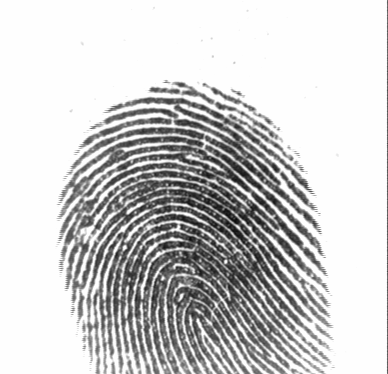
%> input picture MATLAB Programs/Fingerprint_Processing_Minutiae_Extraction/106_4.tif, 388 x 374 px
$ octave main_for_nomalize.m   (GNU Octave 9; MATLAB toolbox functions it lacks are replaced by stand-ins)
%> lines starting %> are read from the running program, lines starting %| are printed output that depends on the picture; in (x1, y1, x2, y2) boxes, pixels count from 0 and x2, y2 are one past the last pixel; in counts of white or black regions, pixels touching at a corner belong together; the program's own positions count from 1
### MATLAB Programs/Fingerprint_Processing_Minutiae_Extraction/segment_by_Mehtre.m
% Coded by tanjarul26@gmail.com

% Code based on [(Mehtre, 1993) Mehtre, M. (1993), Fingerprint image analysis for automatic identification,
% Machine Vision and Applications, 124-139.]

% This function takes gray image
% and returns segmented image with background marked as 'black'

% The inputs : I_in             - the input image (grayscale)
%       `      block_size       - the block of BxB
%              Width    - the scaning width
%              treshold - the treshold size
%              ScaleX   - scaling rows
%              ScaleY   - scaling column
%
% The output is:
%       `      I_out                  - the segmented output
%              I_Foreground_Pixels    - the pixel decided as foreground
%                                       marked as 1, background as 0
%              IMG_MEAN               - mean of Image
%              IMG_VAR                - variance of Image
%**************************************************************
function [I_out, I_Foreground_Pixels, IMG_MEAN, IMG_VAR] = segment_by_Mehtre (I_in,block_size)
%% Load
I=I_in;
B=block_size;
[m,n]=size(I);
I_out = uint8(zeros(m,n));
I_Foreground_Pixels = false(m,n);

%% Global Variance of Image
IMG_MEAN=sum(I(:))/(m*n);
% display(ImgMean);
TotalDiff=(I-IMG_MEAN).^2;
TotalSum=sum(TotalDiff(:));
nele=(m*n)-1;
IMG_VAR=TotalSum/nele;

%% THRESHOLD
THRESHOLD = IMG_VAR
THRESHOLD = 50


%% Local Variance of block NxN
% block Mean
BlockMean = zeros(int64(m/B), int64(n/B));
BlockVar = zeros(int64(m/B), int64(n/B));

rowResidue=mod(m,B);
gap_to_forward_row = rowResidue;
colResidue=mod(n,B);
gap_to_forward_col = colResidue;
a=1;
for i=1:B:m-B+1  % 1, 11, 21, ....., 471
    b=1;
    for j=1:B:n-B+1
        block_NxN = I(i:i+B-1,j:j+B-1);
%         fprintf('[%d - %d] ------[%d - %d]\n', i,(i+B-1),j,(j+B-1))
        BlockMean(a,b)=sum(block_NxN(:))/(B*B);
        Total_Diff=(block_NxN-BlockMean(a,b)).^2;
        Total_Sum=sum(Total_Diff(:));
        nele=(B*B)-1;
        BlockVar(a,b)=Total_Sum/nele;
        %---------------->>   <<--------important,why 50---------------------
        if(BlockVar(a,b)<THRESHOLD)  % Background      % here 50 is represented as IMG_VAR of image
            I_out(i:i+B-1,j:j+B-1) = zeros(B,B);
        else                        % Foreground
            I_out(i:i+B-1,j:j+B-1) = I(i:i+B-1,j:j+B-1);
            I_Foreground_Pixels(i:i+B-1,j:j+B-1) = true;
        end
        b=b+1;
    end
    % For Residue Col Part (374%10)=4
    if colResidue>0
        j=j+gap_to_forward_col;
        block_NxN = I(i:i+B-1,j:j+B-1);
%         fprintf('[%d - %d] ------[%d - %d]\n', i,(i+B-1),j,(j+B-1))
        tmpBlockMean=sum(block_NxN(:))/(B*B);
        Total_Diff=(block_NxN-tmpBlockMean).^2;
        Total_Sum=sum(Total_Diff(:));
        nele=(B*B)-1;
        tmpBlockVar=Total_Sum/nele;
        %---------------->>   <<--------important,why 50---------------------
        if(tmpBlockVar<THRESHOLD)  % Background      % here 50 is represented as IMG_VAR of image
            I_out(i:i+B-1,j:j+B-1) = zeros(B,B);
        else                        % Foreground
            I_out(i:i+B-1,j:j+B-1) = I(i:i+B-1,j:j+B-1);
            I_Foreground_Pixels(i:i+B-1,j:j+B-1) = false; % Externally forced to FALSE
        end
    end
    a=a+1;
end

%% For Residue Row Part (388%10)=8
if rowResidue>0
    i=i+gap_to_forward_row;
    b=1;
    for j=1:B:n-B+1
        block_NxN = I(i:i+B-1,j:j+B-1);
%         fprintf('[%d - %d] ------[%d - %d]\n', i,(i+B-1),j,(j+B-1))
        tmpBlockMean=sum(block_NxN(:))/(B*B);
        Total_Diff=(block_NxN-tmpBlockMean).^2;
        Total_Sum=sum(Total_Diff(:));
        nele=(B*B)-1;
        tmpBlockVar=Total_Sum/nele;
        %---------------->>   <<--------important,why 50---------------------
        if(tmpBlockVar<THRESHOLD)  % Background      % here 50 is represented as IMG_VAR of image
            I_out(i:i+B-1,j:j+B-1) = zeros(B,B);
        else                        % Foreground
            I_out(i:i+B-1,j:j+B-1) = I(i:i+B-1,j:j+B-1);
            I_Foreground_Pixels(i:i+B-1,j:j+B-1) = true;
        end
        b=b+1;
    end
    % For Residue Col Part (374%10)=4
    if colResidue>0
        j=j+gap_to_forward_col;
                block_NxN = I(i:i+B-1,j:j+B-1);
%         fprintf('[%d - %d] ------[%d - %d]\n', i,(i+B-1),j,(j+B-1))
        tmpBlockMean=sum(block_NxN(:))/(B*B);
        Total_Diff=(block_NxN-tmpBlockMean).^2;
        Total_Sum=sum(Total_Diff(:));
        nele=(B*B)-1;
        tmpBlockVar=Total_Sum/nele;
        %---------------->>   <<--------important,why 50---------------------
        if(tmpBlockVar<THRESHOLD)  % Background      % here 50 is represented as IMG_VAR of image
            I_out(i:i+B-1,j:j+B-1) = zeros(B,B);
        else                        % Foreground
            I_out(i:i+B-1,j:j+B-1) = I(i:i+B-1,j:j+B-1);
            I_Foreground_Pixels(i:i+B-1,j:j+B-1) = false;  % Externally forced to FALSE
        end
    end

end

### MATLAB Programs/Fingerprint_Processing_Minutiae_Extraction/normalize_by_Hong.m
% Hong, Wan and Jain, 1998

% This function make sure that every fingerprint have the same
% statistics. we choose that evry fingerprint will have a mean
% of zero and a variance of one.

% The inputs are : I         - the image
%       `          Mean0     - desired mean
%                  Variance0 - desired variance

% The output is: I3 - normelised image

%**************************************************************

function [ I2 ] = normalize_by_Hong ( I , Mean0 , Variance0 )

%**************************************************************
% getting matrixes parameters

[m,n] = size( I ) ;

%**************************************************************
% normalasing the fingerprint

% changing into vector
I1 = double(reshape(I,1,m*n)) ;

% find the original mean and variance
% Global Mean of Image
Mean1=sum(double(I(:)))/(m*n);
% Global Variance of Image
TotalDiff=(double(I-Mean1)).^2;
TotalSum=sum(TotalDiff(:));
nele=(m*n)-1;
Variance1=TotalSum/nele;


for i = 1:1:m*n
    if ( I1(i) > Mean1 )
        I1(i) = Mean0 + sqrt( Variance0/Variance1 * (I1(i) - Mean1)^2 ) ;
    else
        I1(i) = Mean0 - sqrt( Variance0/Variance1 * (I1(i) - Mean1)^2 ) ;
    end ;
end ;

%**************************************************************
% the normalised fingerprint

I2 = reshape( I1 , m , n ) ;

### MATLAB Programs/Fingerprint_Processing_Minutiae_Extraction/main_for_nomalize.m
%%
clear all, close all, clc

% I=imread('fp.bmp');
I=imread('106_4.tif');
%> I is the input picture: size 374x388 uint8; min 8, max 254, mean 204.4
% I=imread('108_2.tif');
[m,n]=size(I);
%> m = 374; n = 388
% imshow(I) ;
FigTitles={'Original', 'Foreground Pixels', 'Foreground Pixels After Closing', 'Complete Segmented', 'Binarized', 'Skeletonned','Preprocessed'};
%% Segmentation [mine]
[I_Segmented,I_Foreground_Pixels, IMG_MEAN, IMG_VAR]=segment_by_Mehtre(I,10);
%> in segment_by_Mehtre, `IMG_MEAN=sum(I(:))/(m*n);`: IMG_MEAN = 204.4
%> in segment_by_Mehtre, `TotalDiff=(I-IMG_MEAN).^2;`:
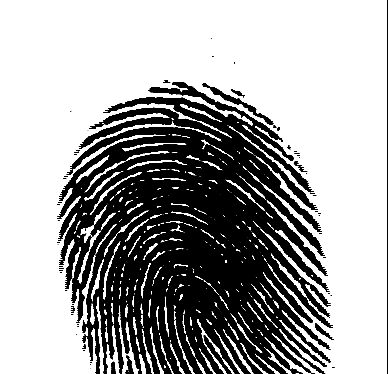
%> TotalDiff: size 374x388 uint8; min 0, max 255, mean 164.9
%> in segment_by_Mehtre, `TotalSum=sum(TotalDiff(:));`: TotalSum = 23929203
%> in segment_by_Mehtre, `IMG_VAR=TotalSum/nele;`: IMG_VAR = 164.9
%> the loop in segment_by_Mehtre, `for i=1:B:m-B+1` made 37 passes
%> (tmpBlockMean, Total_Sum, tmpBlockVar) on passes 1 to 12: (238.5, 19503, 197), (238.5, 19400, 196), (238.7, 19563, 197.6), (238.1, 21774, 219.9), (238.3, 21911, 221.3), (238.6, 19391, 195.9), (238.2, 21945, 221.7), (237.6, 21618, 218.4), (238, 21794, 220.1), (237.1, 21525, 217.4), (237.8, 21724, 219.4), (237.8, 21648, 218.7)
%> after the loop in segment_by_Mehtre, `for i=1:B:m-B+1`:
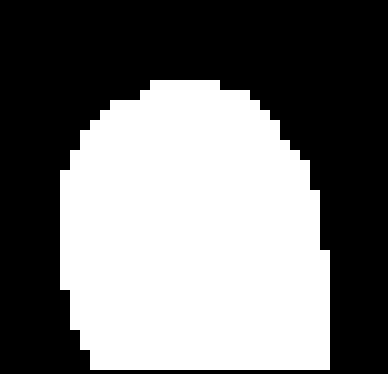
%> I_Foreground_Pixels: size 374x388 logical; 46.4% white; 1 white region, box (x1, y1, x2, y2) and area: (60, 80, 330, 370) 67300
%> after the loop in segment_by_Mehtre, `for i=1:B:m-B+1`:
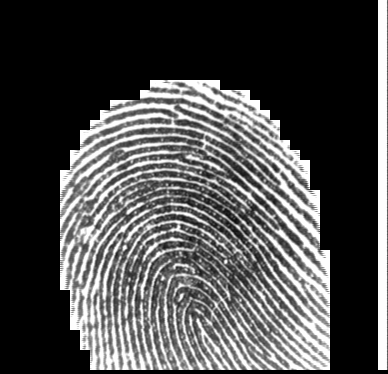
%> I_out: size 374x388 uint8; min 0, max 254, mean 75.2
%> the loop in segment_by_Mehtre, `for j=1:B:n-B+1` made 38 passes
%> (tmpBlockMean, Total_Sum, tmpBlockVar) on passes 1 to 12: (254, 0, 0), (254, 0, 0), (254, 0, 0), (254, 0, 0), (254, 0, 0), (254, 0, 0), (254, 0, 0), (254, 0, 0), (253.4, 96, 0.97), (214.8, 14141, 142.8), (224, 15009, 151.6), (204.8, 12486, 126.1)
%> after the loop in segment_by_Mehtre, `for j=1:B:n-B+1`:
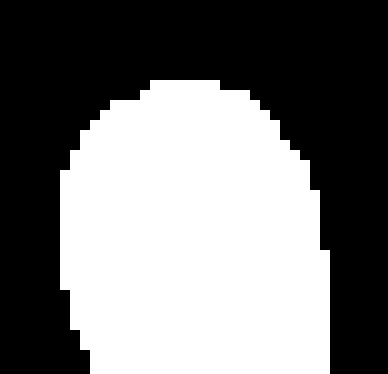
%> I_Foreground_Pixels: size 374x388 logical; 47% white; 1 white region, box (x1, y1, x2, y2) and area: (60, 80, 330, 374) 68260
%> after the loop in segment_by_Mehtre, `for j=1:B:n-B+1`:
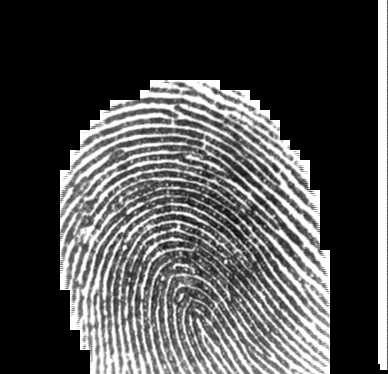
%> I_out: size 374x388 uint8; 0.67% of pixels changed, all inside (x1, y1, x2, y2) = (90, 364, 380, 374)
%> in segment_by_Mehtre, `tmpBlockMean=sum(block_NxN(:))/(B*B);`: tmpBlockMean = 237.8
%> in segment_by_Mehtre, `Total_Sum=sum(Total_Diff(:));`: Total_Sum = 21699
%> in segment_by_Mehtre, `tmpBlockVar=Total_Sum/nele;`: tmpBlockVar = 219.2
%> in segment_by_Mehtre, `I_out(i:i+B-1,j:j+B-1) = I(i:i+B-1,j:j+B-1);`: I_out: size 374x388 uint8; 0.04% of pixels changed, all inside (x1, y1, x2, y2) = (378, 364, 388, 374)
%> IMG_MEAN = 204.4; IMG_VAR = 164.9


%% Segmentation Closing [morphological closing]
se = strel('square',25);
I_Foreground_Pixels_After_Closing = imclose(I_Foreground_Pixels,se);


%% Complete Segmented Image Creation (Show the Foreground Img Pixels, Background as 'Pure White')
I_Seg_Completed = zeros(m,n,'uint8');
for i=1:1:m
   for j=1:1:n
       if(I_Foreground_Pixels_After_Closing(i,j)==true)
           I_Seg_Completed(i,j) = I(i,j);
       else
           I_Seg_Completed(i,j) = 255;
       end

   end
end

%% Normalization
I_Normalized=normalize_by_Hong(I_Seg_Completed, 4, 1);
%> in normalize_by_Hong, `Mean1=sum(double(I(:)))/(m*n);`: Mean1 = 205.4
%> in normalize_by_Hong, `TotalDiff=(double(I-Mean1)).^2;`:
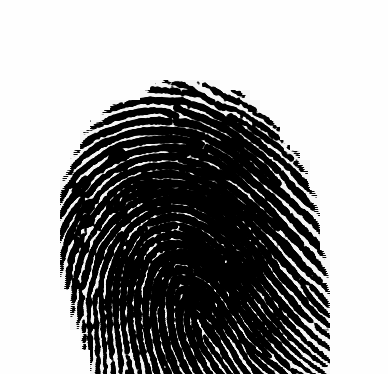
%> TotalDiff: size 374x388 double; min 0, max 2500, mean 1527.7; drawn with min black and max white
%> in normalize_by_Hong, `TotalSum=sum(TotalDiff(:));`: TotalSum = 221687425
%> in normalize_by_Hong, `Variance1=TotalSum/nele;`: Variance1 = 1527.7
figure
imshow(I_Seg_Completed);
title('Segmented')
set(gcf,'position',[380 200 400 400]);
figure
imshow(I_Normalized);
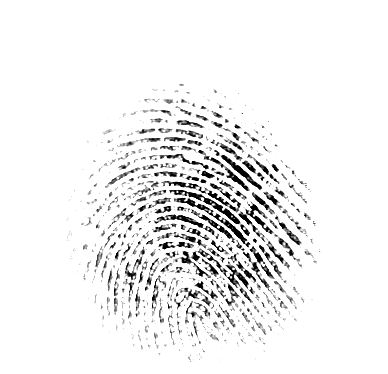
%> displayed picture: size 374x388, on the screen's scale of 0 to 255; min 0, max 255, mean 240
title('After Normalization')
set(gcf,'position',[800 200 400 400]);
